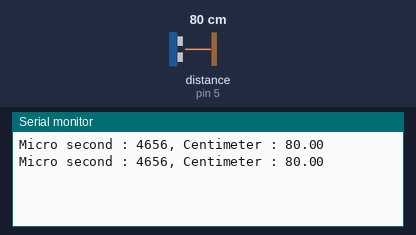
Bench run of a sketch on a simulated Arduino Uno, built with avr-gcc and run on an emulated ATmega328P. On the bench: the last lines printed to the serial monitor. The inputs (shaded band) are chosen by the test bench; at power-on: distance to the obstacle (sensor on pin 5) 80 cm. The echo pulse lasts 58.3 µs per cm.

Above: at 1.8 s.
1.9 s: distance to the obstacle (sensor on pin 5) set to 2 cm
At 2.4 s:
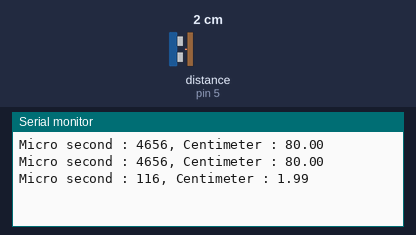
3.4 s: distance to the obstacle (sensor on pin 5) set to 4 cm
At 4.8 s:
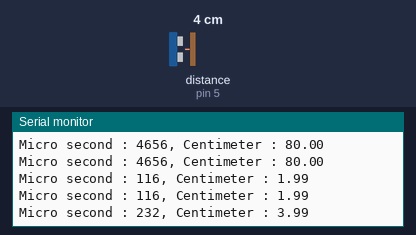
Timing chart, 0 to 6.4 s (numbered marks = the images above; inputs shaded):
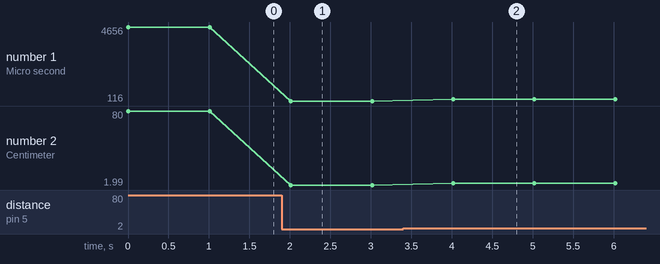

The sketch:

lesson25.ino
```cpp
#include <Ultrasonic.h>

#define TRIG 4
#define ECHO 5
Ultrasonic ultrasonic(TRIG, ECHO) ;
void setup()
{
  Serial.begin(9600) ;
}
void loop()
{
  float cmMsec ;
  long microsec = ultrasonic.timing() ;
  cmMsec = ultrasonic.convert(microsec, Ultrasonic::CM) ;
  Serial.print("Micro second : ") ;
  Serial.print(microsec) ;
  Serial.print(", Centimeter : ") ;
  Serial.println(cmMsec) ;
  delay(1000) ;
}
```

Measured:
- after the input at 1.9 s, the serial monitor: prints a new line after 0.11 s (image 1)
- after the input at 3.4 s, the serial monitor: prints a new line after 0.62 s (image 2)
- plotted number 1: 4656 → 116 after the input at 1.9 s, 116 → 232 after the input at 3.4 s
- plotted number 2: 80 → 1.99 after the input at 1.9 s, 1.99 → 3.99 after the input at 3.4 s
